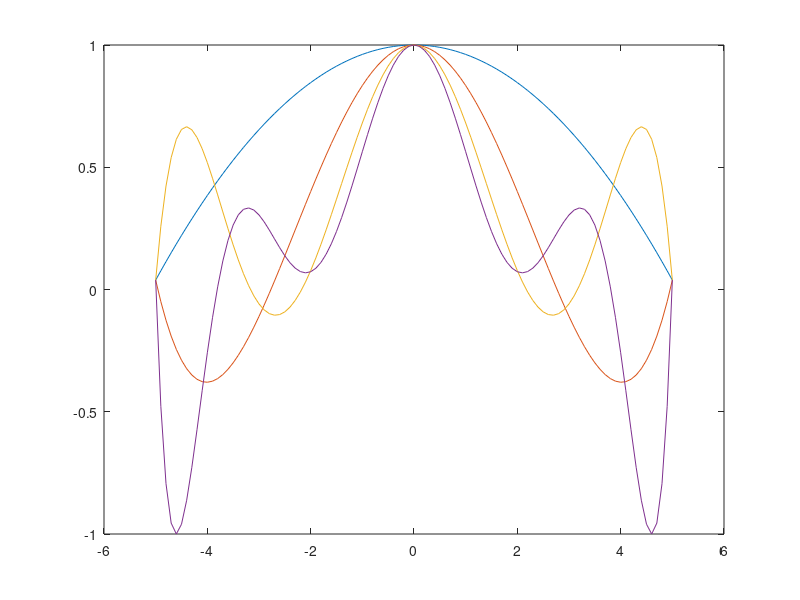

Source code (MATLAB):
y1 = @(x) 1 + -0.0384615*x.^2
x = -5 : 0.1 : 5;
plot(x, y1(x))

hold on

y2 = @(x) 1 + -0.171088*x.^2  + 0.00530504*x.^4
plot(x, y2(x))

y3 = @(x) 1 + 2.77556e-17*x.^1  + -0.351364*x.^2  + 0.0335319*x.^4  ...
    + 8.67362e-19*x.^5  + -0.000840633*x.^6 
plot(x, y3(x))

y4 = @(x) 1 + 2.77556e-17*x.^1  + -0.528121*x.^2  + -6.93889e-17*x.^3  ...
    + 0.0981875*x.^4  + -0.00658016*x.^6  + 0.000137445*x.^8 
plot(x, y4(x))

hold off